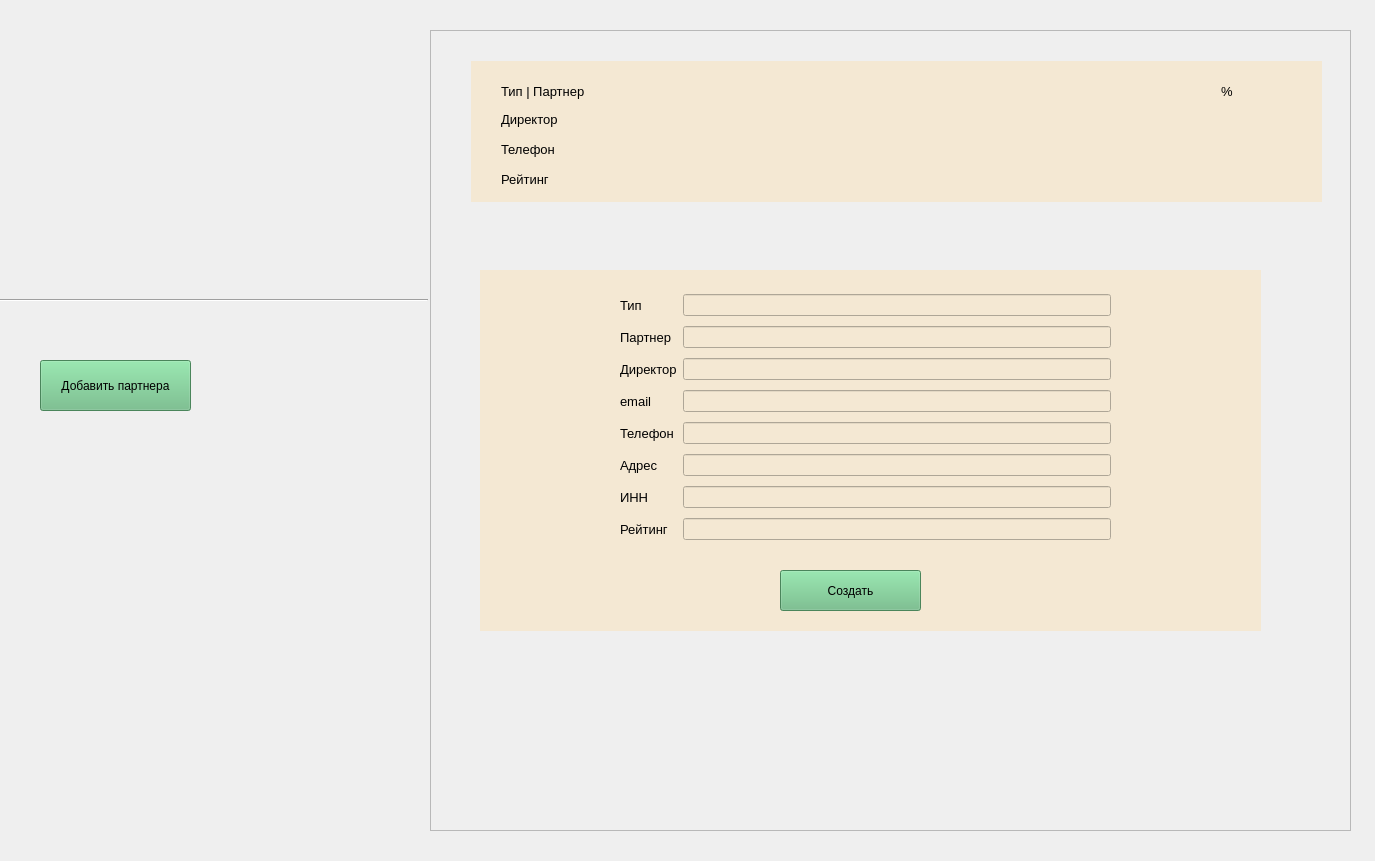
<?xml version="1.0" encoding="UTF-8"?>
<ui version="4.0">
 <class>MainWindow</class>
 <widget class="QMainWindow" name="MainWindow">
  <property name="geometry">
   <rect>
    <x>0</x>
    <y>0</y>
    <width>1375</width>
    <height>861</height>
   </rect>
  </property>
  <property name="windowTitle">
   <string>MainWindow</string>
  </property>
  <widget class="QWidget" name="centralwidget">
   <widget class="QScrollArea" name="scrollArea">
    <property name="geometry">
     <rect>
      <x>430</x>
      <y>30</y>
      <width>921</width>
      <height>801</height>
     </rect>
    </property>
    <property name="widgetResizable">
     <bool>true</bool>
    </property>
    <widget class="QWidget" name="scrollAreaWidgetContents">
     <property name="geometry">
      <rect>
       <x>0</x>
       <y>0</y>
       <width>919</width>
       <height>799</height>
      </rect>
     </property>
     <widget class="QWidget" name="widget" native="true">
      <property name="geometry">
       <rect>
        <x>40</x>
        <y>30</y>
        <width>851</width>
        <height>141</height>
       </rect>
      </property>
      <property name="styleSheet">
       <string notr="true">background-color: rgb(244, 232, 211);</string>
      </property>
      <widget class="QLabel" name="label">
       <property name="geometry">
        <rect>
         <x>30</x>
         <y>20</y>
         <width>191</width>
         <height>21</height>
        </rect>
       </property>
       <property name="font">
        <font>
         <family>Segoe UI</family>
         <pointsize>10</pointsize>
        </font>
       </property>
       <property name="text">
        <string>Тип | Партнер</string>
       </property>
      </widget>
      <widget class="QLabel" name="label_2">
       <property name="geometry">
        <rect>
         <x>30</x>
         <y>50</y>
         <width>131</width>
         <height>16</height>
        </rect>
       </property>
       <property name="font">
        <font>
         <family>Segoe UI</family>
         <pointsize>10</pointsize>
        </font>
       </property>
       <property name="text">
        <string>Директор</string>
       </property>
      </widget>
      <widget class="QLabel" name="label_3">
       <property name="geometry">
        <rect>
         <x>30</x>
         <y>80</y>
         <width>151</width>
         <height>16</height>
        </rect>
       </property>
       <property name="font">
        <font>
         <family>Segoe UI</family>
         <pointsize>10</pointsize>
        </font>
       </property>
       <property name="text">
        <string>Телефон</string>
       </property>
      </widget>
      <widget class="QLabel" name="label_4">
       <property name="geometry">
        <rect>
         <x>750</x>
         <y>20</y>
         <width>81</width>
         <height>20</height>
        </rect>
       </property>
       <property name="font">
        <font>
         <family>Segoe UI</family>
         <pointsize>10</pointsize>
        </font>
       </property>
       <property name="text">
        <string>%</string>
       </property>
      </widget>
      <widget class="QLabel" name="label_5">
       <property name="geometry">
        <rect>
         <x>30</x>
         <y>110</y>
         <width>121</width>
         <height>16</height>
        </rect>
       </property>
       <property name="font">
        <font>
         <family>Segoe UI</family>
         <pointsize>10</pointsize>
        </font>
       </property>
       <property name="text">
        <string>Рейтинг</string>
       </property>
      </widget>
     </widget>
    </widget>
   </widget>
   <widget class="QLabel" name="label_6">
    <property name="geometry">
     <rect>
      <x>20</x>
      <y>10</y>
      <width>256</width>
      <height>256</height>
     </rect>
    </property>
    <property name="font">
     <font>
      <family>Segoe UI</family>
      <pointsize>10</pointsize>
     </font>
    </property>
    <property name="text">
     <string/>
    </property>
   </widget>
   <widget class="Line" name="line">
    <property name="geometry">
     <rect>
      <x>-33</x>
      <y>290</y>
      <width>461</width>
      <height>20</height>
     </rect>
    </property>
    <property name="orientation">
     <enum>Qt::Horizontal</enum>
    </property>
   </widget>
   <widget class="QPushButton" name="pushButton">
    <property name="geometry">
     <rect>
      <x>40</x>
      <y>360</y>
      <width>151</width>
      <height>51</height>
     </rect>
    </property>
    <property name="styleSheet">
     <string notr="true">background-color: rgb(103, 186, 128);</string>
    </property>
    <property name="text">
     <string>Добавить партнера</string>
    </property>
   </widget>
   <widget class="QWidget" name="widget_2" native="true">
    <property name="geometry">
     <rect>
      <x>480</x>
      <y>270</y>
      <width>781</width>
      <height>361</height>
     </rect>
    </property>
    <property name="styleSheet">
     <string notr="true">background-color: rgb(244, 232, 211);</string>
    </property>
    <widget class="QPushButton" name="pushButton_2">
     <property name="geometry">
      <rect>
       <x>300</x>
       <y>300</y>
       <width>141</width>
       <height>41</height>
      </rect>
     </property>
     <property name="styleSheet">
      <string notr="true">background-color: rgb(103, 186, 128);</string>
     </property>
     <property name="text">
      <string>Создать</string>
     </property>
    </widget>
    <widget class="QWidget" name="">
     <property name="geometry">
      <rect>
       <x>140</x>
       <y>20</y>
       <width>491</width>
       <height>261</height>
      </rect>
     </property>
     <layout class="QGridLayout" name="gridLayout">
      <item row="0" column="0">
       <widget class="QLabel" name="label_7">
        <property name="font">
         <font>
          <family>Segoe UI</family>
          <pointsize>10</pointsize>
         </font>
        </property>
        <property name="text">
         <string>Тип</string>
        </property>
       </widget>
      </item>
      <item row="0" column="1">
       <widget class="QLineEdit" name="lineEdit"/>
      </item>
      <item row="1" column="0">
       <widget class="QLabel" name="label_8">
        <property name="font">
         <font>
          <family>Segoe UI</family>
          <pointsize>10</pointsize>
         </font>
        </property>
        <property name="text">
         <string>Партнер</string>
        </property>
       </widget>
      </item>
      <item row="1" column="1">
       <widget class="QLineEdit" name="lineEdit_2"/>
      </item>
      <item row="2" column="0">
       <widget class="QLabel" name="label_9">
        <property name="font">
         <font>
          <family>Segoe UI</family>
          <pointsize>10</pointsize>
         </font>
        </property>
        <property name="text">
         <string>Директор</string>
        </property>
       </widget>
      </item>
      <item row="2" column="1">
       <widget class="QLineEdit" name="lineEdit_3"/>
      </item>
      <item row="3" column="0">
       <widget class="QLabel" name="label_10">
        <property name="font">
         <font>
          <family>Segoe UI</family>
          <pointsize>10</pointsize>
         </font>
        </property>
        <property name="text">
         <string>email</string>
        </property>
       </widget>
      </item>
      <item row="3" column="1">
       <widget class="QLineEdit" name="lineEdit_4"/>
      </item>
      <item row="4" column="0">
       <widget class="QLabel" name="label_11">
        <property name="font">
         <font>
          <family>Segoe UI</family>
          <pointsize>10</pointsize>
         </font>
        </property>
        <property name="text">
         <string>Телефон</string>
        </property>
       </widget>
      </item>
      <item row="4" column="1">
       <widget class="QLineEdit" name="lineEdit_5"/>
      </item>
      <item row="5" column="0">
       <widget class="QLabel" name="label_12">
        <property name="font">
         <font>
          <family>Segoe UI</family>
          <pointsize>10</pointsize>
         </font>
        </property>
        <property name="text">
         <string>Адрес</string>
        </property>
       </widget>
      </item>
      <item row="5" column="1">
       <widget class="QLineEdit" name="lineEdit_6"/>
      </item>
      <item row="6" column="0">
       <widget class="QLabel" name="label_13">
        <property name="font">
         <font>
          <family>Segoe UI</family>
          <pointsize>10</pointsize>
         </font>
        </property>
        <property name="text">
         <string>ИНН</string>
        </property>
       </widget>
      </item>
      <item row="6" column="1">
       <widget class="QLineEdit" name="lineEdit_7"/>
      </item>
      <item row="7" column="0">
       <widget class="QLabel" name="label_14">
        <property name="font">
         <font>
          <family>Segoe UI</family>
          <pointsize>10</pointsize>
         </font>
        </property>
        <property name="text">
         <string>Рейтинг</string>
        </property>
       </widget>
      </item>
      <item row="7" column="1">
       <widget class="QLineEdit" name="lineEdit_8"/>
      </item>
     </layout>
    </widget>
   </widget>
  </widget>
 </widget>
 <resources/>
 <connections/>
</ui>
